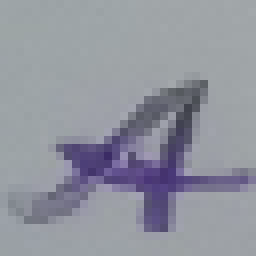
#> input picture lab_2/bigA/01_00_00_0000.png, 32 x 32 px, found by its file name (shown 8 times larger); its folder holds only this picture in this run
$ jupyter execute --allow-errors lab3.ipynb
#> lines starting #> are read from the running program, lines starting #| are printed output that depends on the picture
[cell 1]
from google.colab import drive
drive.mount('/content/drive')

[cell 2]
import numpy as np
import random
import matplotlib.pyplot as plt
from sklearn.metrics import accuracy_score
from PIL import Image
from sklearn.model_selection import train_test_split

[cell 3]
def AddImage(path):
  img = Image.open(path)
#> img is the input picture: PIL image 32x32 RGB; mean R, G, B 145.7, 148.4, 158.7
  img = img.resize((25,25))
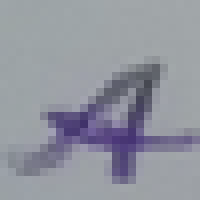
#> img: PIL image 25x25 RGB (shown 8 times larger); mean R, G, B 145.6, 148.4, 158.7
  img = img.convert('L')
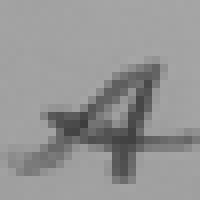
#> img: PIL image 25x25 L (shown 8 times larger); min 61, max 166, mean 148.7
  x = np.array(img, np.float32)
  x = x.reshape(-1,625)
  x = x / 255
  return x[0]
